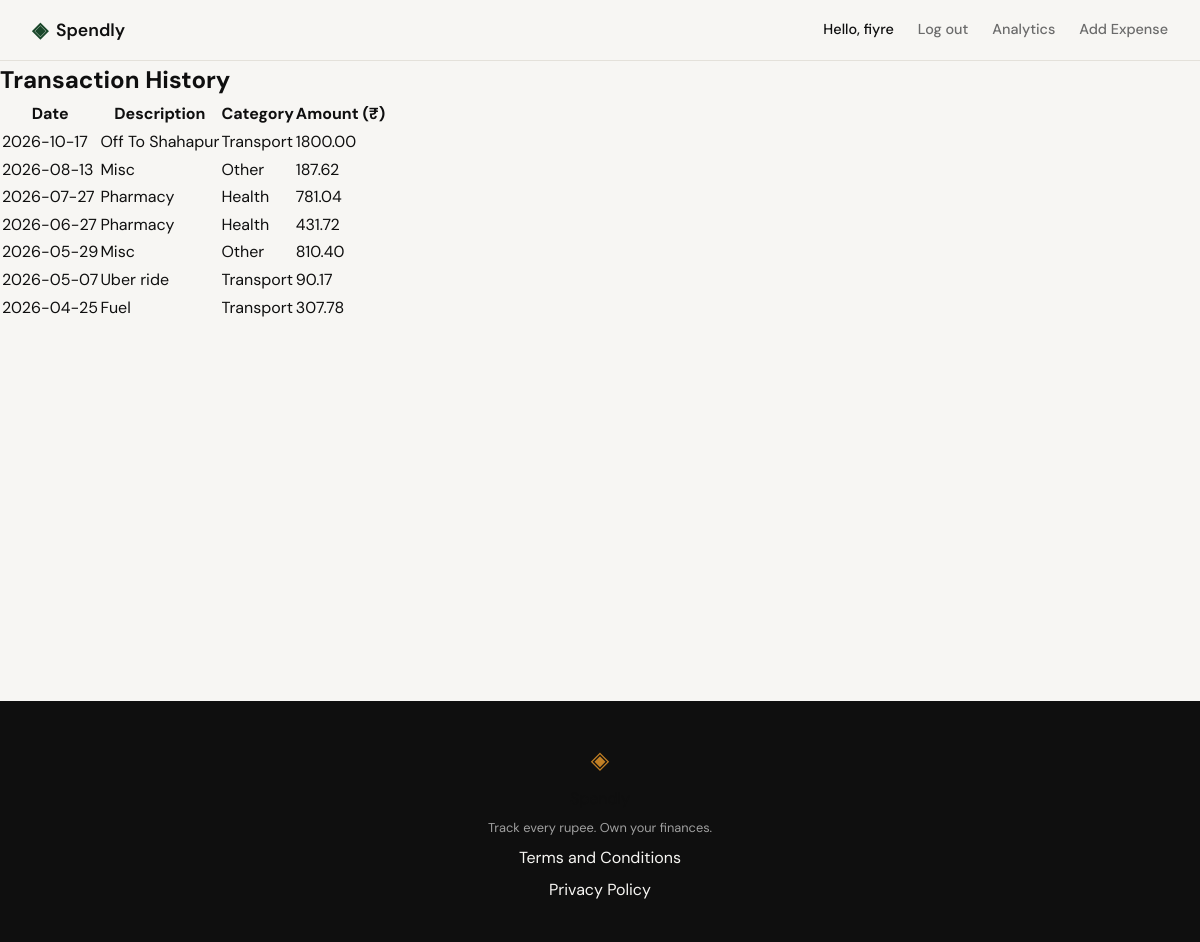
/profile/transactions (signed in), run on an earlier commit of the app's database.
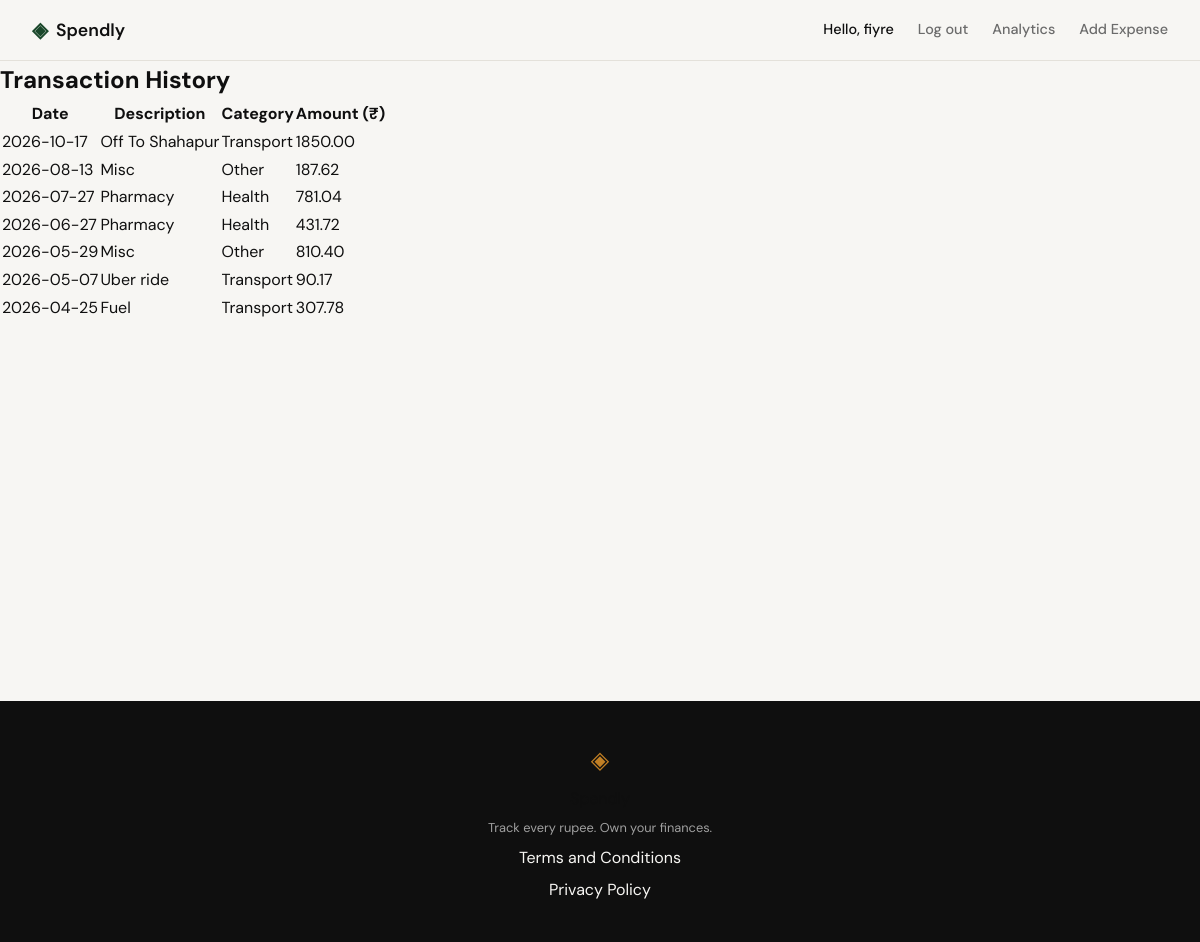
And on a later commit of the database.
### tables this page shows
CREATE TABLE expenses (
            id INTEGER PRIMARY KEY AUTOINCREMENT,
            user_id INTEGER NOT NULL REFERENCES users(id),
            amount REAL NOT NULL,
            category TEXT NOT NULL,
            date TEXT NOT NULL,
            description TEXT,
            created_at TEXT DEFAULT (datetime('now'))
        );

### app.py (the view)
@app.route("/profile/transactions")
def profile_transactions():
    user_id = session.get("user_id")
    if not user_id:
        flash("Please log in to view your profile.", "warning")
        return redirect(url_for("login"))
    expenses = get_expenses_by_user(user_id)
    return render_template("profile_transactions.html", expenses=expenses)

### app.py (called while the page is built)
@app.context_processor
def inject_user():
    user_id = session.get("user_id")
    if user_id:
        db = get_db()
        user = db.execute("SELECT id, name, email, created_at FROM users WHERE id = ?", (user_id,)).fetchone()
        db.close()
        if user:
            return {"user": dict(user), "request_path": request.path}
    return {"user": None, "request_path": request.path}

### database/db.py (called while the page is built)
def get_db():
    db = sqlite3.connect(DB_PATH)
    db.row_factory = sqlite3.Row
    db.execute("PRAGMA foreign_keys = ON")
    return db

def get_expenses_by_user(user_id, start_date=None, end_date=None):
    db = get_db()
    query = "SELECT id, amount, category, date, description FROM expenses WHERE user_id = ?"
    params = [user_id]
    if start_date and end_date:
        query += " AND date BETWEEN ? AND ?"
        params.extend([start_date, end_date])
    elif start_date:
        query += " AND date >= ?"
        params.append(start_date)
    elif end_date:
        query += " AND date <= ?"
        params.append(end_date)
    query += " ORDER BY date DESC"
    expenses = db.execute(query, tuple(params)).fetchall()
    db.close()
    return [dict(expense) for expense in expenses]

### templates/profile_transactions.html (shortened to what this page needs)
{% extends "base.html" %}
{% block content %}
<h2 class="my-4">Transaction History</h2>
{% if expenses %}
<table class="table table-striped">
  <thead>
    <tr>
      <th>Date</th>
      <th>Description</th>
      <th>Category</th>
      <th>Amount (₹)</th>
    </tr>
  </thead>
  <tbody>
    {% for expense in expenses %}
    <tr>
      <td>{{ expense.date }}</td>
      <td>{{ expense.description }}</td>
      <td>{{ expense.category }}</td>
      <td>{{ "%.2f"|format(expense.amount) }}</td>
    </tr>
    {% endfor %}
  </tbody>
</table>
{% else %}
<p>No transactions found.</p>
{% endif %}
{% endblock %}

What changed in the data, as far as the page shows it:
changed expenses "Off To Shahapur": amount "1800.00" → "1850.00"
